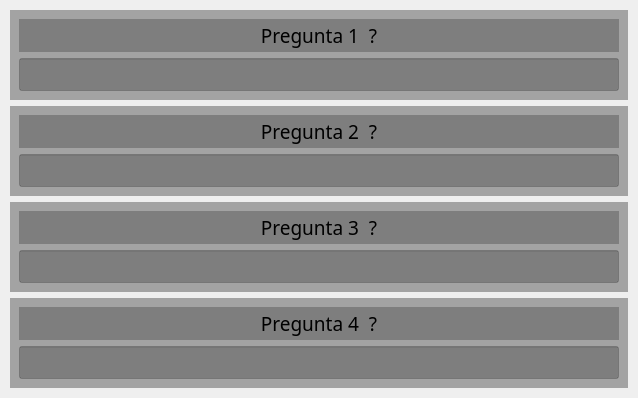
                          <widget class="QWidget" name="pregunta_pag2">
                           <layout class="QVBoxLayout" name="verticalLayout_14">
                            <property name="spacing">
                             <number>0</number>
                            </property>
                            <property name="leftMargin">
                             <number>0</number>
                            </property>
                            <property name="topMargin">
                             <number>0</number>
                            </property>
                            <property name="rightMargin">
                             <number>0</number>
                            </property>
                            <property name="bottomMargin">
                             <number>0</number>
                            </property>
                            <item>
                             <widget class="QFrame" name="f_cat_2">
                              <property name="styleSheet">
                               <string notr="true">background: rgba(70, 70, 70, 0);</string>
                              </property>
                              <property name="frameShape">
                               <enum>QFrame::Shape::NoFrame</enum>
                              </property>
                              <property name="frameShadow">
                               <enum>QFrame::Shadow::Raised</enum>
                              </property>
                              <layout class="QVBoxLayout" name="verticalLayout_12" stretch="0,0,0,0">
                               <property name="leftMargin">
                                <number>10</number>
                               </property>
                               <property name="topMargin">
                                <number>10</number>
                               </property>
                               <property name="rightMargin">
                                <number>10</number>
                               </property>
                               <property name="bottomMargin">
                                <number>10</number>
                               </property>
                               <item>
                                <widget class="QFrame" name="f_pregunta_5">
                                 <property name="minimumSize">
                                  <size>
                                   <width>0</width>
                                   <height>90</height>
                                  </size>
                                 </property>
                                 <property name="styleSheet">
                                  <string notr="true">background: rgba(50, 50, 50, 0.4);</string>
                                 </property>
                                 <property name="frameShape">
                                  <enum>QFrame::Shape::NoFrame</enum>
                                 </property>
                                 <property name="frameShadow">
                                  <enum>QFrame::Shadow::Raised</enum>
                                 </property>
                                 <layout class="QVBoxLayout" name="verticalLayout_13">
                                  <item>
                                   <widget class="QLabel" name="l_pregunta_5">
                                    <property name="sizePolicy">
                                     <sizepolicy hsizetype="Preferred" vsizetype="Minimum">
                                      <horstretch>0</horstretch>
                                      <verstretch>0</verstretch>
                                     </sizepolicy>
                                    </property>
                                    <property name="minimumSize">
                                     <size>
                                      <width>0</width>
                                      <height>30</height>
                                     </size>
                                    </property>
                                    <property name="font">
                                     <font>
                                      <family>Bahnschrift SemiLight Condensed</family>
                                      <pointsize>14</pointsize>
                                     </font>
                                    </property>
                                    <property name="styleSheet">
                                     <string notr="true">background: rgba(70, 70, 70, 0.4);</string>
                                    </property>
                                    <property name="text">
                                     <string>Pregunta 1  ?</string>
                                    </property>
                                    <property name="alignment">
                                     <set>Qt::AlignmentFlag::AlignCenter</set>
                                    </property>
                                   </widget>
                                  </item>
                                  <item>
                                   <widget class="QLineEdit" name="lineedit_preg_5">
                                    <property name="sizePolicy">
                                     <sizepolicy hsizetype="Expanding" vsizetype="Preferred">
                                      <horstretch>0</horstretch>
                                      <verstretch>0</verstretch>
                                     </sizepolicy>
                                    </property>
                                    <property name="minimumSize">
                                     <size>
                                      <width>600</width>
                                      <height>30</height>
                                     </size>
                                    </property>
                                    <property name="maximumSize">
                                     <size>
                                      <width>16777215</width>
                                      <height>40</height>
                                     </size>
                                    </property>
                                    <property name="font">
                                     <font>
                                      <family>Tw Cen MT Condensed</family>
                                      <pointsize>12</pointsize>
                                     </font>
                                    </property>
                                    <property name="styleSheet">
                                     <string notr="true">background: rgba(70, 70, 70, 0.4);</string>
                                    </property>
                                    <property name="text">
                                     <string/>
                                    </property>
                                    <property name="alignment">
                                     <set>Qt::AlignmentFlag::AlignCenter</set>
                                    </property>
                                   </widget>
                                  </item>
                                 </layout>
                                </widget>
                               </item>
                               <item>
                                <widget class="QFrame" name="f_pregunta_6">
                                 <property name="minimumSize">
                                  <size>
                                   <width>0</width>
                                   <height>90</height>
                                  </size>
                                 </property>
                                 <property name="styleSheet">
                                  <string notr="true">background: rgba(50, 50, 50, 0.4);</string>
                                 </property>
                                 <property name="frameShape">
                                  <enum>QFrame::Shape::NoFrame</enum>
                                 </property>
                                 <property name="frameShadow">
                                  <enum>QFrame::Shadow::Raised</enum>
                                 </property>
                                 <layout class="QVBoxLayout" name="verticalLayout_19">
                                  <item>
                                   <widget class="QLabel" name="l_pregunta_6">
                                    <property name="sizePolicy">
                                     <sizepolicy hsizetype="Preferred" vsizetype="Minimum">
                                      <horstretch>0</horstretch>
                                      <verstretch>0</verstretch>
                                     </sizepolicy>
                                    </property>
                                    <property name="minimumSize">
                                     <size>
                                      <width>0</width>
                                      <height>30</height>
                                     </size>
                                    </property>
                                    <property name="font">
                                     <font>
                                      <family>Bahnschrift SemiLight Condensed</family>
                                      <pointsize>14</pointsize>
                                     </font>
                                    </property>
                                    <property name="styleSheet">
                                     <string notr="true">background: rgba(70, 70, 70, 0.4);</string>
                                    </property>
                                    <property name="text">
                                     <string>Pregunta 2  ?</string>
                                    </property>
                                    <property name="alignment">
                                     <set>Qt::AlignmentFlag::AlignCenter</set>
                                    </property>
                                   </widget>
                                  </item>
                                  <item>
                                   <widget class="QLineEdit" name="lineedit_preg_6">
                                    <property name="sizePolicy">
                                     <sizepolicy hsizetype="Expanding" vsizetype="Preferred">
                                      <horstretch>0</horstretch>
                                      <verstretch>0</verstretch>
                                     </sizepolicy>
                                    </property>
                                    <property name="minimumSize">
                                     <size>
                                      <width>600</width>
                                      <height>30</height>
                                     </size>
                                    </property>
                                    <property name="maximumSize">
                                     <size>
                                      <width>16777215</width>
                                      <height>40</height>
                                     </size>
                                    </property>
                                    <property name="font">
                                     <font>
                                      <family>Tw Cen MT Condensed</family>
                                      <pointsize>12</pointsize>
                                     </font>
                                    </property>
                                    <property name="styleSheet">
                                     <string notr="true">background: rgba(70, 70, 70, 0.4);</string>
                                    </property>
                                    <property name="text">
                                     <string/>
                                    </property>
                                    <property name="alignment">
                                     <set>Qt::AlignmentFlag::AlignCenter</set>
                                    </property>
                                   </widget>
                                  </item>
                                 </layout>
                                </widget>
                               </item>
                               <item>
                                <widget class="QFrame" name="f_pregunta_7">
                                 <property name="minimumSize">
                                  <size>
                                   <width>0</width>
                                   <height>90</height>
                                  </size>
                                 </property>
                                 <property name="styleSheet">
                                  <string notr="true">background: rgba(50, 50, 50, 0.4);</string>
                                 </property>
                                 <property name="frameShape">
                                  <enum>QFrame::Shape::NoFrame</enum>
                                 </property>
                                 <property name="frameShadow">
                                  <enum>QFrame::Shadow::Raised</enum>
                                 </property>
                                 <layout class="QVBoxLayout" name="verticalLayout_20">
                                  <item>
                                   <widget class="QLabel" name="l_pregunta_7">
                                    <property name="sizePolicy">
                                     <sizepolicy hsizetype="Preferred" vsizetype="Minimum">
                                      <horstretch>0</horstretch>
                                      <verstretch>0</verstretch>
                                     </sizepolicy>
                                    </property>
                                    <property name="minimumSize">
                                     <size>
                                      <width>0</width>
                                      <height>30</height>
                                     </size>
                                    </property>
                                    <property name="font">
                                     <font>
                                      <family>Bahnschrift SemiLight Condensed</family>
                                      <pointsize>14</pointsize>
                                     </font>
                                    </property>
                                    <property name="styleSheet">
                                     <string notr="true">background: rgba(70, 70, 70, 0.4);</string>
                                    </property>
                                    <property name="text">
                                     <string>Pregunta 3  ?</string>
                                    </property>
                                    <property name="alignment">
                                     <set>Qt::AlignmentFlag::AlignCenter</set>
                                    </property>
                                   </widget>
                                  </item>
                                  <item>
                                   <widget class="QLineEdit" name="lineedit_preg_7">
                                    <property name="sizePolicy">
                                     <sizepolicy hsizetype="Expanding" vsizetype="Preferred">
                                      <horstretch>0</horstretch>
                                      <verstretch>0</verstretch>
                                     </sizepolicy>
                                    </property>
                                    <property name="minimumSize">
                                     <size>
                                      <width>600</width>
                                      <height>30</height>
                                     </size>
                                    </property>
                                    <property name="maximumSize">
                                     <size>
                                      <width>16777215</width>
                                      <height>40</height>
                                     </size>
                                    </property>
                                    <property name="font">
                                     <font>
                                      <family>Tw Cen MT Condensed</family>
                                      <pointsize>12</pointsize>
                                     </font>
                                    </property>
                                    <property name="styleSheet">
                                     <string notr="true">background: rgba(70, 70, 70, 0.4);</string>
                                    </property>
                                    <property name="text">
                                     <string/>
                                    </property>
                                    <property name="alignment">
                                     <set>Qt::AlignmentFlag::AlignCenter</set>
                                    </property>
                                   </widget>
                                  </item>
                                 </layout>
                                </widget>
                               </item>
                               <item>
                                <widget class="QFrame" name="f_pregunta_8">
                                 <property name="minimumSize">
                                  <size>
                                   <width>0</width>
                                   <height>90</height>
                                  </size>
                                 </property>
                                 <property name="styleSheet">
                                  <string notr="true">background: rgba(50, 50, 50, 0.4);</string>
                                 </property>
                                 <property name="frameShape">
                                  <enum>QFrame::Shape::NoFrame</enum>
                                 </property>
                                 <property name="frameShadow">
                                  <enum>QFrame::Shadow::Raised</enum>
                                 </property>
                                 <layout class="QVBoxLayout" name="verticalLayout_21">
                                  <item>
                                   <widget class="QLabel" name="l_pregunta_8">
                                    <property name="sizePolicy">
                                     <sizepolicy hsizetype="Preferred" vsizetype="Minimum">
                                      <horstretch>0</horstretch>
                                      <verstretch>0</verstretch>
                                     </sizepolicy>
                                    </property>
                                    <property name="minimumSize">
                                     <size>
                                      <width>0</width>
                                      <height>30</height>
                                     </size>
                                    </property>
                                    <property name="font">
                                     <font>
                                      <family>Bahnschrift SemiLight Condensed</family>
                                      <pointsize>14</pointsize>
                                     </font>
                                    </property>
                                    <property name="styleSheet">
                                     <string notr="true">background: rgba(70, 70, 70, 0.4);</string>
                                    </property>
                                    <property name="text">
                                     <string>Pregunta 4  ?</string>
                                    </property>
                                    <property name="alignment">
                                     <set>Qt::AlignmentFlag::AlignCenter</set>
                                    </property>
                                   </widget>
                                  </item>
                                  <item>
                                   <widget class="QLineEdit" name="lineedit_preg_8">
                                    <property name="sizePolicy">
                                     <sizepolicy hsizetype="Expanding" vsizetype="Preferred">
                                      <horstretch>0</horstretch>
                                      <verstretch>0</verstretch>
                                     </sizepolicy>
                                    </property>
                                    <property name="minimumSize">
                                     <size>
                                      <width>600</width>
                                      <height>30</height>
                                     </size>
                                    </property>
                                    <property name="maximumSize">
                                     <size>
                                      <width>16777215</width>
                                      <height>40</height>
                                     </size>
                                    </property>
                                    <property name="font">
                                     <font>
                                      <family>Tw Cen MT Condensed</family>
                                      <pointsize>12</pointsize>
                                     </font>
                                    </property>
                                    <property name="styleSheet">
                                     <string notr="true">background: rgba(70, 70, 70, 0.4);</string>
                                    </property>
                                    <property name="text">
                                     <string/>
                                    </property>
                                    <property name="alignment">
                                     <set>Qt::AlignmentFlag::AlignCenter</set>
                                    </property>
                                   </widget>
                                  </item>
                                 </layout>
                                </widget>
                               </item>
                              </layout>
                             </widget>
                            </item>
                           </layout>
                          </widget>
